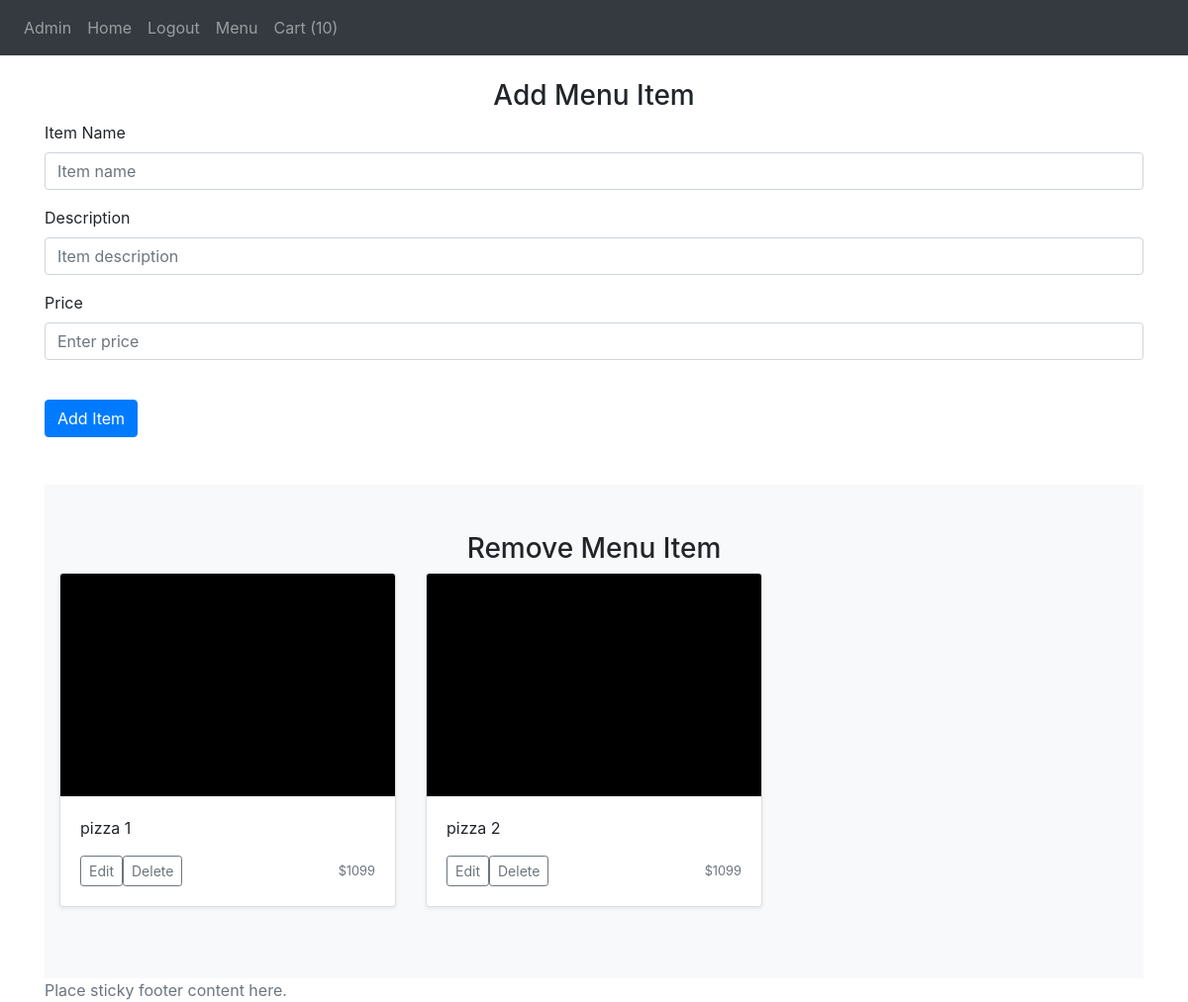
Page /admin (signed in) on the earlier database version.
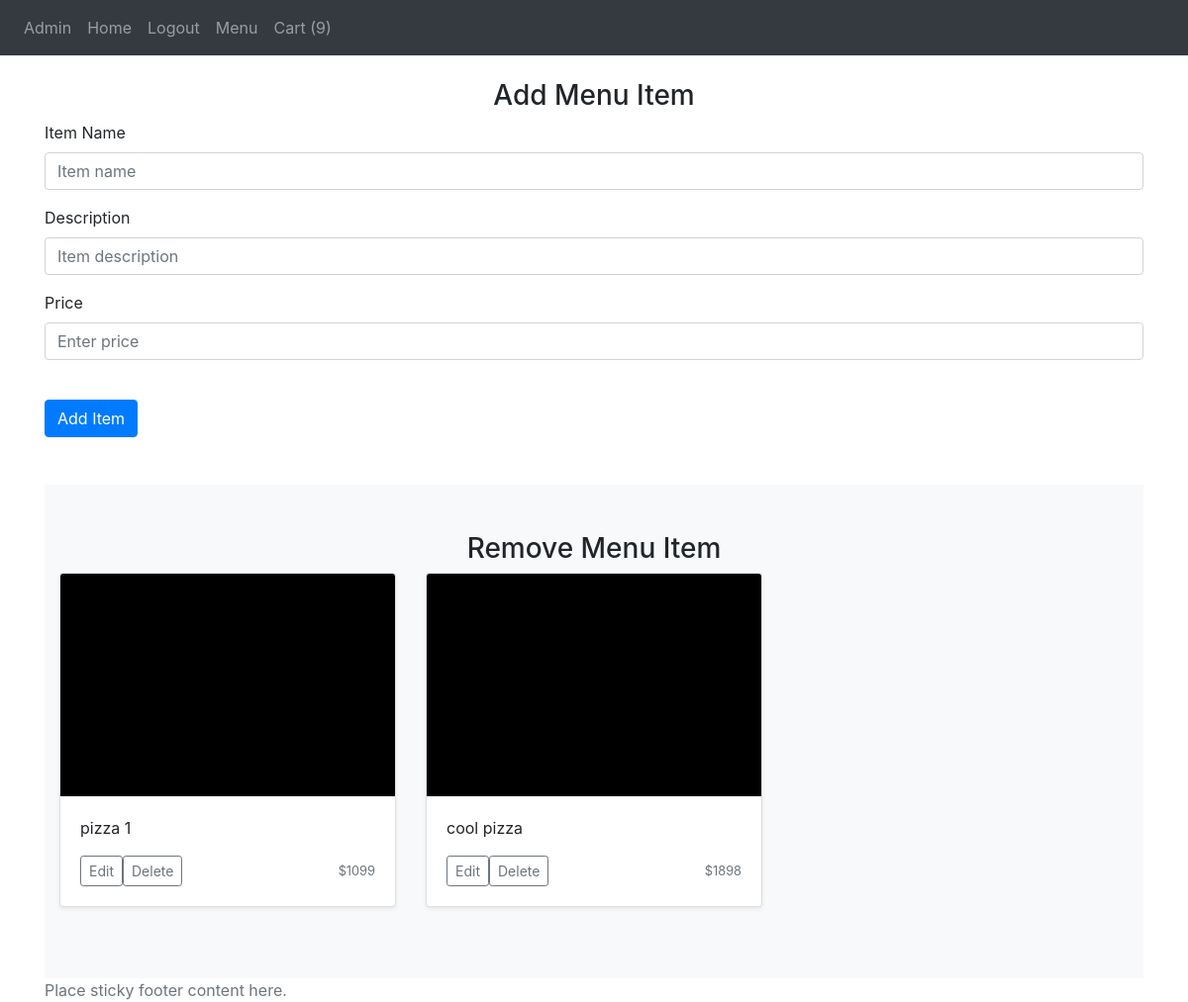
Same page on the later database version.
### website/models.py (models this page shows)
class Items(db.Model):
    id = db.Column(db.Integer, primary_key=True)
    quantity = db.Column(db.Integer)
    price = db.Column(db.Integer)
    option1price = db.Column(db.Integer)
    option2price = db.Column(db.Integer)
    name = db.Column(db.String(150))
    option1Name = db.Column(db.String(150))
    option2Name = db.Column(db.String(150))
    description = db.Column(db.String(500))
    option1Description = db.Column(db.String(500))
    option2Description = db.Column(db.String(500))
    item_image = db.Column(db.String(40))

### website/views.py (the view, shortened to what this page needs)
@views.route('/admin', methods=['POST', 'GET'])
def admin():
  user_id = current_user.id
  if user_id != 1:
    return redirect(url_for('views.home'))
  else:
    rows = Cart.query.filter(Cart.id).count()
    return render_template('admin.html', user=current_user, items=get_items(), rows=rows)

### website/views.py (called while the page is built)
def get_items():
  ids = [id[0] for id in Items.query.with_entities(Items.id).all()] # fixed
  test_items = []
  for id in ids:
    item = Items.query.filter_by(id=id).first()
    grabber = {'id': 0, 'name': '', 'price': 0, 'desc': '', 'img': '', 'toppings': ['']}
    grabber['id'] = item.id
    grabber['name'] = item.name
    grabber['price'] = item.price
    grabber['desc'] = item.description
    grabber['img'] = item.item_image
    test_items.append(grabber)
  return test_items

### website/templates/admin.html (shortened to what this page needs)
{% extends "base.html" %} {% block title %}Cart{% endblock %}
{% block cart %}{{rows}}{% endblock %}
{% block content%}
<br/>
<form method="POST">
    <h3 align="center">Add Menu Item</h3>
    <div class="form-group">
      <label for="name">Item Name</label>
      <input
        type="name"
        class="form-control"
        id="name"
        name="name"
        placeholder="Item name"
      />
    </div>
    <div class="form-group">
      <label for="description">Description</label>
      <input
        type="description"
        class="form-control"
        id="description"
        name="description"
        placeholder="Item description"
      />
    </div>
    <div class="form-group">
      <label for="price">Price</label>
      <input
        type="price"
        class="form-control"
        id="price"
        name="price"
        placeholder="Enter price"
      />
    </div>
    <br />
    <button type="submit" class="btn btn-primary">Add Item</button>
  </form>
  <br/><br/>
  <div class="album py-5 bg-light">
    <h3 align="center">Remove Menu Item</h3>
    <div class="container">
      <div class="row">
        {% for item in items %}
        <div class="col-md-4">
          <div class="card mb-4 shadow-sm">
            <div class="card-body">
              <p class="card-text">{{ item.name }}</p>
              <div class="d-flex justify-content-between align-items-center">
                <div class="btn-group">
                  <a href="{{ url_for ('views.item', id=item.id) }}"><button type="button" class="btn btn-sm btn-outline-secondary">Edit</button></a>
                  <a href="  {{ url_for ('views.remove_menu_item', id=item.id) }}"><button type="button" class="btn btn-sm btn-outline-secondary">Delete</button></a>
                </div>
                <small class="text-muted">${{ item.price }}</small>
              </div>
            </div>
          </div>
        </div>
        {% endfor %}
      </div>
    </div>
  </div>
{% endblock %}

Differences in the rows shown:
changed Items: name "pizza 2" → "cool pizza"; price "1099" → "1898"
Other differences:
{{ rows }}: "10" → "9"
